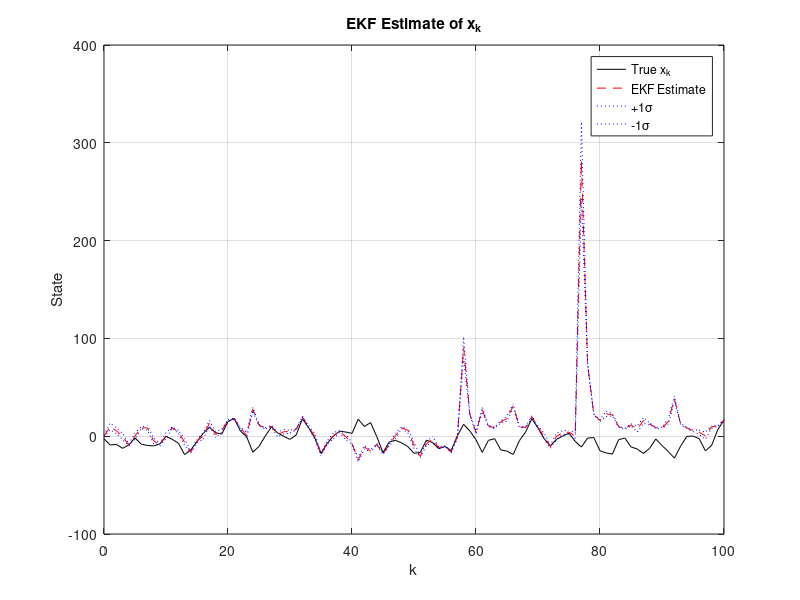

The MATLAB source for this figure: (Note: this script raises an error after producing the figure.)
%Extended Kalman Filter (EKF) to estimate x_k using given z_k

% Parameters
rng(1);
K_max = 100;
Q = 10;   % Process noise variance
R = 1;    % Measurement noise variance

% Simulate true state and measurements (single trajectory)
x_true = zeros(1, K_max+1);
z = zeros(1, K_max+1);
x_true(1) = randn;  % Initial state: x0 ~ N(0,1)

for k = 2:K_max+1
    x_prev = x_true(k-1);
    v = sqrt(Q) * randn;
    x_true(k) = 0.5 * x_prev + (25 * x_prev) / (1 + x_prev^2) + 8 * cos(1.2 * (k-1)) + v;
end

for k = 1:K_max+1
    n = sqrt(R) * randn;
    z(k) = (x_true(k)^2) / 20 + n;
end

% Initialize EKF variables
x_EKF = zeros(1, K_max+1);  % EKF state estimate
P = zeros(1, K_max+1);      % EKF error covariance
x_EKF(1) = 0;               % initial estimate
P(1) = 1;                   % initial variance

% EKF loop
for k = 2:K_max+1
    % Prediction step
    f = 0.5 * x_EKF(k-1) + (25 * x_EKF(k-1)) / (1 + x_EKF(k-1)^2) + 8 * cos(1.2 * (k-1));
    F = 0.5 + 25 * (1 - x_EKF(k-1)^2) / (1 + x_EKF(k-1)^2)^2;
    P_pred = F * P(k-1) * F + Q;

    % Measurement update
    h = f^2 / 20;
    H = f / 10;
    K_gain = P_pred * H / (H^2 * P_pred + R);

    x_EKF(k) = f + K_gain * (z(k) - h);
    P(k) = (1 - K_gain * H) * P_pred;
end

% --- Plot Results ---
close all;
figure;
plot(0:K_max, x_true, 'k-', 'DisplayName', 'True x_k'); hold on;
plot(0:K_max, x_EKF, 'r--', 'DisplayName', 'EKF Estimate');
plot(0:K_max, x_EKF + sqrt(P), 'b:', 'DisplayName', '+1\sigma');
plot(0:K_max, x_EKF - sqrt(P), 'b:', 'DisplayName', '-1\sigma');
xlabel('k'); ylabel('State');
title('EKF Estimate of x_k');
legend('Location', 'best'); grid on;


k = (0:K_max)';
table_output = table(k, x_true', x_EKF', P', ...
    x_EKF' + sqrt(P)', x_EKF' - sqrt(P)', ...
    'VariableNames', {'k', 'x_true', 'x_EKF', 'P', '+1 Sigma', '-1 Sigma'});

disp(table_output(1:101,:));
save('\\filestore((location))'), 'x_true', 'x_EKF';
